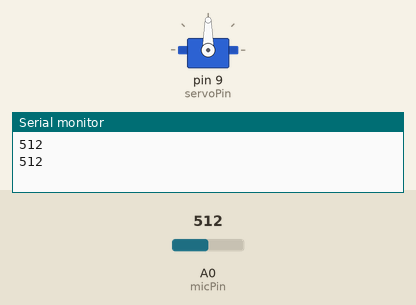
This sketch was run on a simulated Arduino Uno, built with avr-gcc and run on an emulated ATmega328P. Shown: servo, the last lines printed to the serial monitor. The test bench sets the inputs (shaded band); at power-on: A0 (micPin) = 512.

Above: at 2.8 s.
2.9 s: A0 (micPin) set to 105
8.9 s: A0 (micPin) set to 93
At 10.8 s:
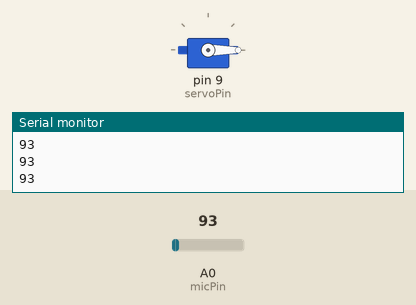
11.6 s: A0 (micPin) set to 110
At 12.0 s:
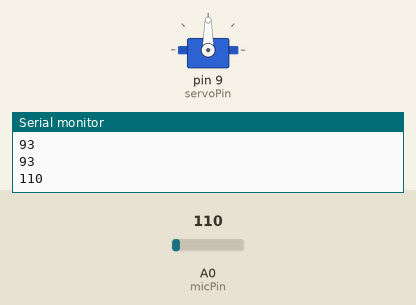
17.1 s: A0 (micPin) set to 90
At 19.0 s:
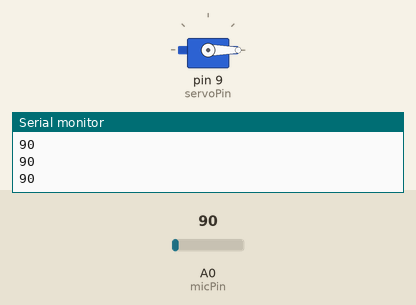
Timing chart, 0 to 20.5 s (numbered marks = the images above; inputs shaded):
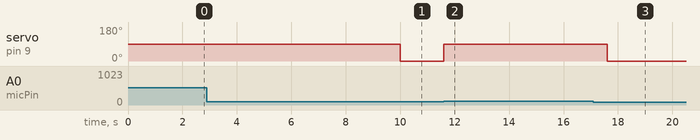

Measured:
- the behaviour switches between 101 and 100 on A0 (micPin) (found by bisection; images 0 and 1)
- after the input at 8.9 s, servo on pin 9 (servoPin): 90° → 0° after 1.1 s
- after the input at 11.6 s, servo on pin 9 (servoPin): 0° → 90° at once
- after the input at 17.1 s, servo on pin 9 (servoPin): 90° → 0° after 0.51 s

The sketch:

sketch_MicCZN_15E_servo_v2.ino
```cpp
#include <Servo.h>

Servo myServo;

const int micPin = A0;        // Analog pin for CZ-N15E
const int servoPin = 9;       // Servo signal pin
const int threshold = 100;    // Blow strength limit

int servoAngle = 0;
bool triggered = false;

void setup() {
  Serial.begin(9600);
  myServo.attach(servoPin);
  myServo.write(servoAngle);  // Start position
}

void loop() {
  int micValue = analogRead(micPin);
  Serial.println(micValue);   // Useful for tuning threshold

  if (micValue > threshold) {
    servoAngle = 90;          // Rotate servo (change angle if needed)
    myServo.write(servoAngle);
    //triggered = true;         // Prevent repeated triggering
    delay(2000);
    myServo.write(0);
  }

  // Optional: reset when sound is low again
  if (micValue < threshold - 20) {
    //triggered = false;
  }

  delay(1);
}
```
